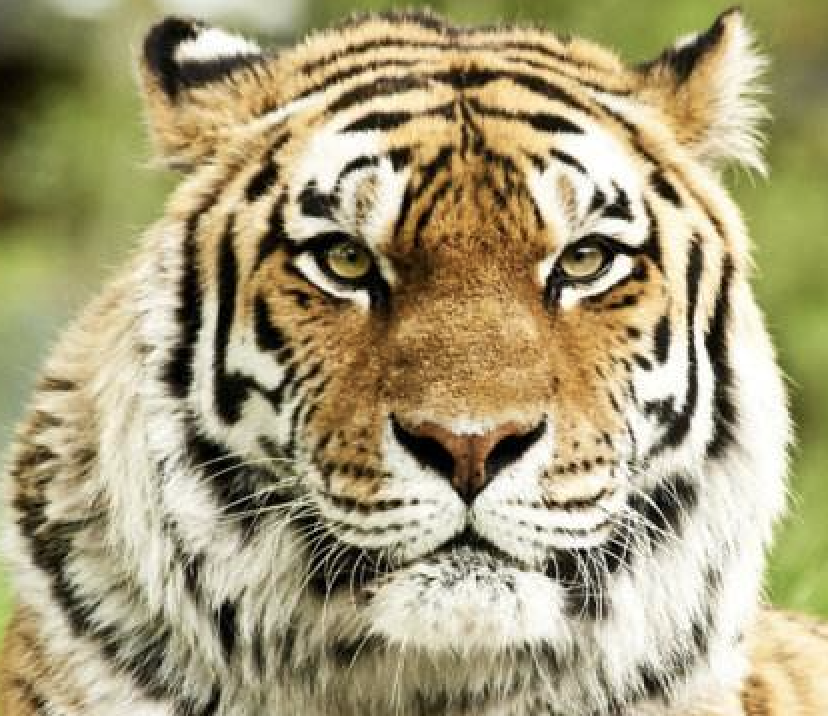
#> input picture homework1/q3/tiger.png, 828 x 716 px
$ python hybrid.py   (older library calls are emulated)
#> lines starting #> are read from the running program, lines starting #| are printed output that depends on the picture
import cv2
import numpy as np

def cross_correlation_2d(img, kernel):
    # 互相关
    img_array = np.array(img)  # 把图像转换为数字
    r= img_array.shape[0]
    c = img_array.shape[1]  # 图像的列
    h = img_array.shape[2]  # 图像的高度
    r2 = kernel.shape[0]  # 核的行
    c2 = kernel.shape[1]  # 核的列
    new1 = np.zeros((r, (int)(c2 / 2)), np.int)  #获得一个新的空白矩阵
    new2= np.zeros(((int)(r2/ 2), c + new1.shape[1] * 2), np.int)
    conv = np.zeros((r, c, h))
    for i in range(3):#对矩阵进行一个互相关运算
        temp_img_array = np.hstack([new1, np.hstack([img_array[:, :, i], new1])]) #补零
        new_img_array = np.vstack([new2, np.vstack([temp_img_array, new2])])
        for j in range(r):
            for k in range(c):
                conv[j][k][i] = min(max(0,(new_img_array[j:j + r2, k:k + c2]* kernel).sum()),255)

    return conv

def convolve_2d(img, kernel):# 卷积
    kernel2 = np.rot90(np.fliplr(kernel), 2) #将图片进行2次逆时针90度翻转

    return cross_correlation_2d(img, kernel2)

def gaussian_blur(img, sigma, height, width):
    # 产生一个高斯核
    gaussian_kernel = np.zeros((height, width), dtype='double')
    center_row = height/2
    center_column = width/2
    s = 2*(sigma**2)
    for i in range(height):
        for j in range(width):
            x = i - center_row
            y = j - center_column
            gaussian_kernel[i][j] = (1.0/(np.pi*s))*np.exp(-float(x**2+y**2)/s)

    return convolve_2d(img,gaussian_kernel)   # 返回滤波后的图片

def scale(img, scale=2):
    # 把img2的尺寸调整为与img1一样，并且都缩小一倍
#> called with scale = 2
    img1 = cv2.imread(img[0])/255
    x, y = img1.shape[0:2]
#> x = 716; y = 828
    img1 = cv2.resize(img1, (int(y/scale), int(x/scale)))
#> img1: shape (358, 414, 3) float64
    img2 = cv2.imread(img[1])/255
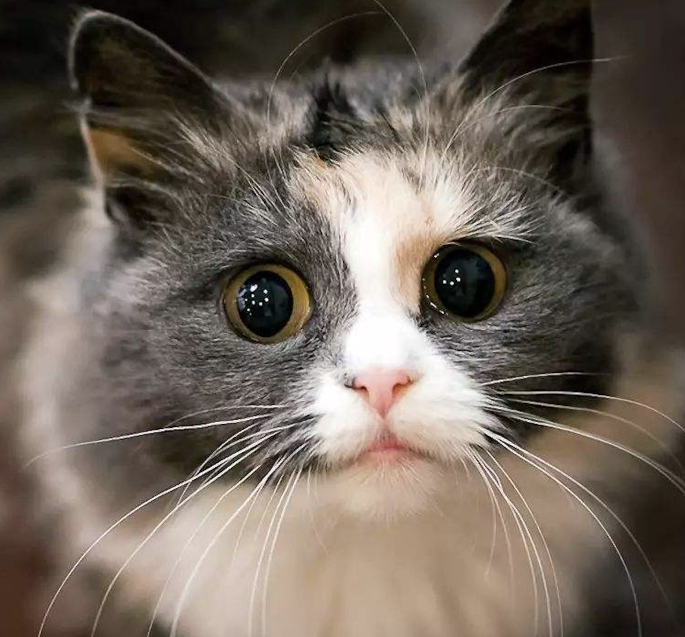
#> input picture homework1/q3/cat.png, 1370 x 1274 px (shown at 1/2 size)
    img2 = cv2.resize(img2, (int(y/scale), int(x/scale)))
#> img2: shape (358, 414, 3) float64

    return img1, img2

def hybrid(img1, img2):
    # 混合两张图片
    # 当low的sigma变大时，low变模糊，需要到更远处才能看到low的
    low = gaussian_blur(img1,9,73,73)
#> after the loop in cross_correlation_2d, `for i in range(3):#对矩阵进行一个互相关运算`:
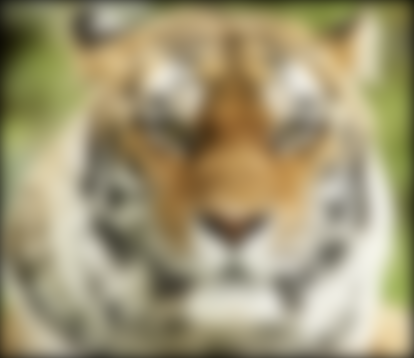
#> conv: shape (358, 414, 3) float64; mean B, G, R 0.457, 0.593, 0.631
    cv2.imshow('low-pass', low)

    # 当high的sigma变大时，high变清楚，需要到更远处才能看到low的
    high = img2 - gaussian_blur(img2, 5,41,41)
#> after the loop in cross_correlation_2d (call 2), `for i in range(3):#对矩阵进行一个互相关运算`:
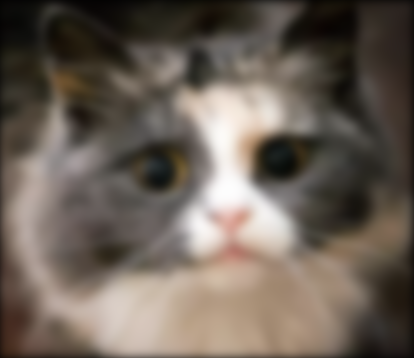
#> conv: shape (358, 414, 3) float64; mean B, G, R 0.346, 0.383, 0.424
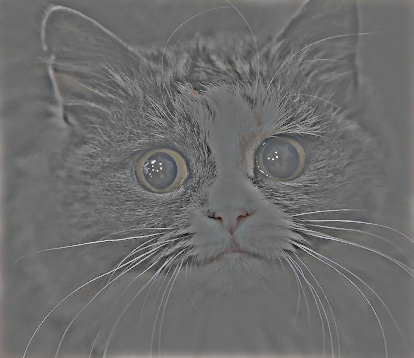
#> high: shape (358, 414, 3) float64; mean B, G, R 0.00454, 0.00532, 0.00628; drawn with min black and max white
    cv2.imshow('high-pass', high)

    return low + high

def visualization(image):
    # 可视化显示了5幅缩小的图像，以模拟从远处观看图像。
    num = 5  # Number of images to display.
    gap = 2  # Gap between images (px).

    # Create list of images.
    image_list = [image]
    max_height = image.shape[0]
#> max_height = 358
    max_width = image.shape[1]
#> max_width = 414

    # Add images to list and increase max width.
    for i in range(1, num):
        tmp = cv2.resize(image, (0, 0), fx=0.5 ** i, fy=0.5 ** i)
        max_width += tmp.shape[1] + gap
        image_list.append(tmp)
#> this loop made 4 passes
#> pass 1, in visualization, `tmp = cv2.resize(image, (0, 0), fx=0.5 ** i, fy=0.5 ** i)`:
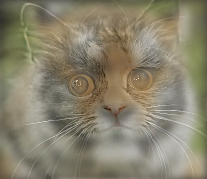
#> tmp: shape (179, 207, 3) float64; mean B, G, R 0.462, 0.598, 0.638; drawn with min black and max white
#> after the loop, image_list = 5 items; max_width = 811
        # Create space for image stack.
    stack = np.ones((max_height, max_width, 3)) * 255

    # Add images to stack.
    current_x = 0
    for img in image_list:
        stack[
            max_height - img.shape[0] :, current_x : img.shape[1] + current_x, :
        ] = img
        current_x += img.shape[1] + gap
#> this loop made 5 passes
#> current_x on passes 1 to 5: 416, 625, 731, 785, 813
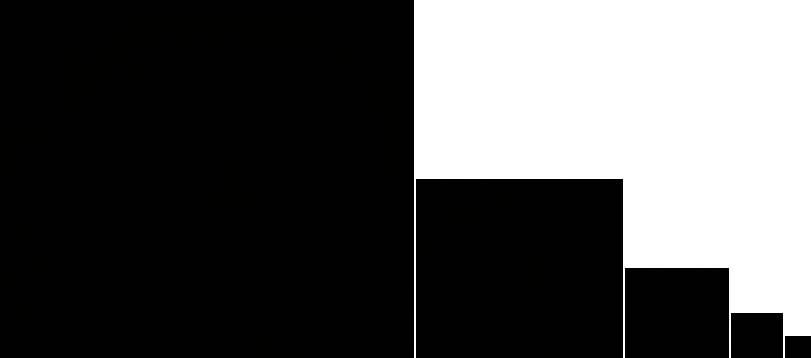
#> stack: shape (358, 811, 3) float64; mean of channels 0, 1, 2 81.8, 81.9, 81.9; drawn with min black and max white
#> after the loop, current_x = 813

    return stack


img1, img2 = scale(['tiger.png', 'cat.png'])

result = hybrid(img1, img2)
cv2.imwrite('hybrid.jpg', result*255)
cv2.imshow('hybrid', result)

show = visualization(result)
cv2.imwrite('show.jpg', show*255)
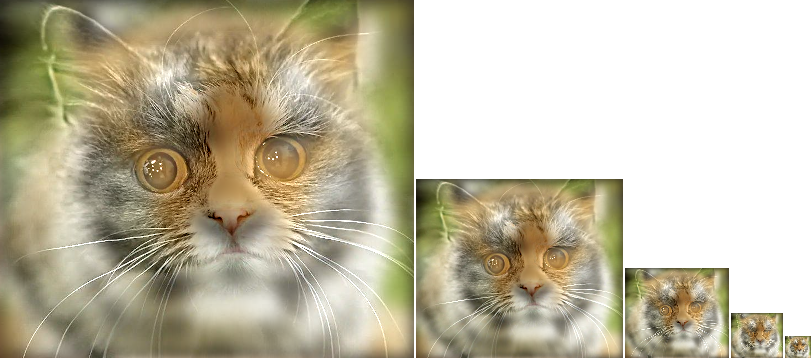
#> saved as show.jpg: shape (358, 811, 3); mean B, G, R 161.6, 185.1, 192
cv2.imshow('visualize', show)

cv2.waitKey(0)
cv2.destroyAllWindows()
print('8888')
